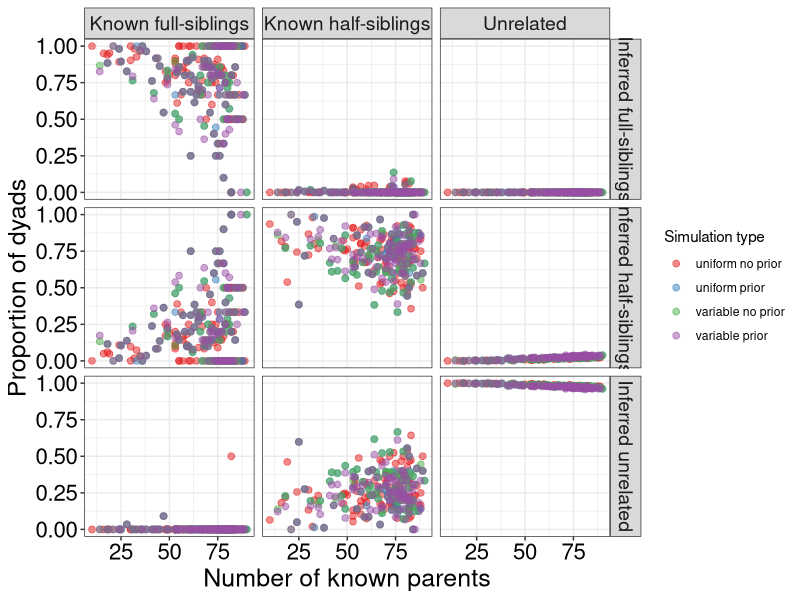
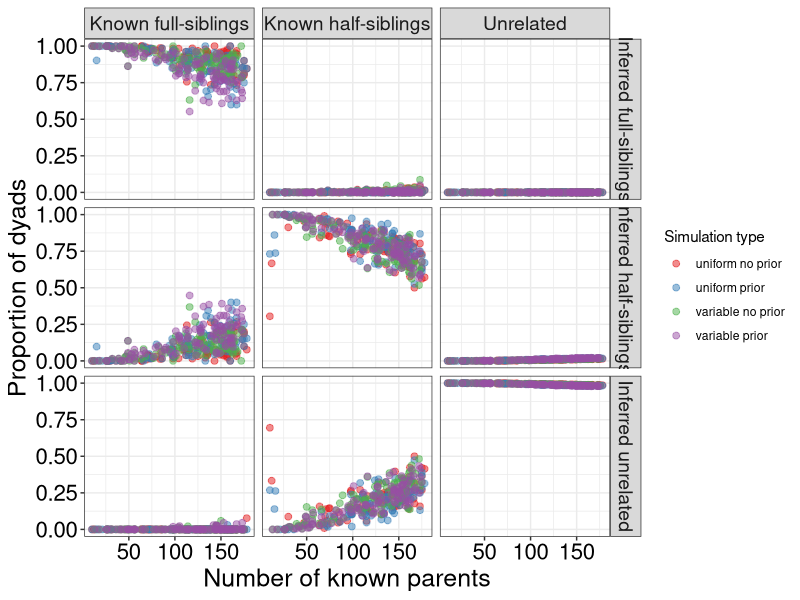
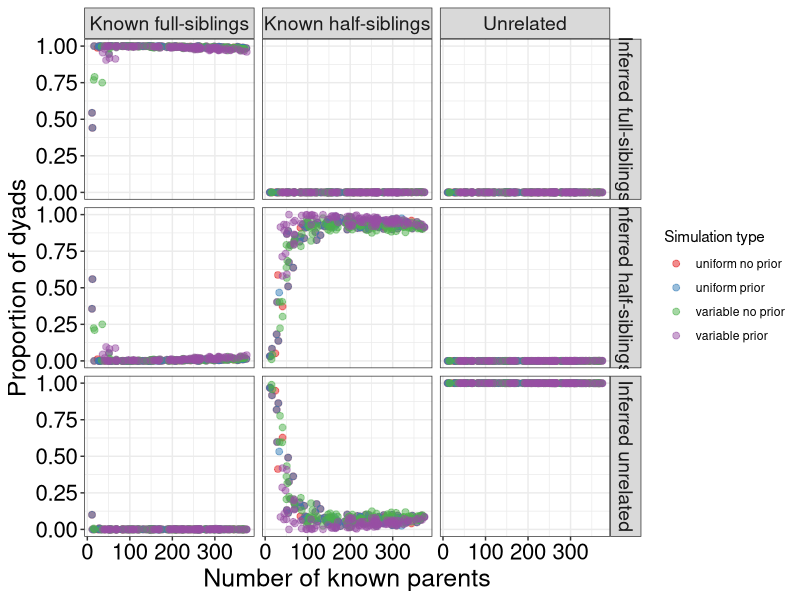
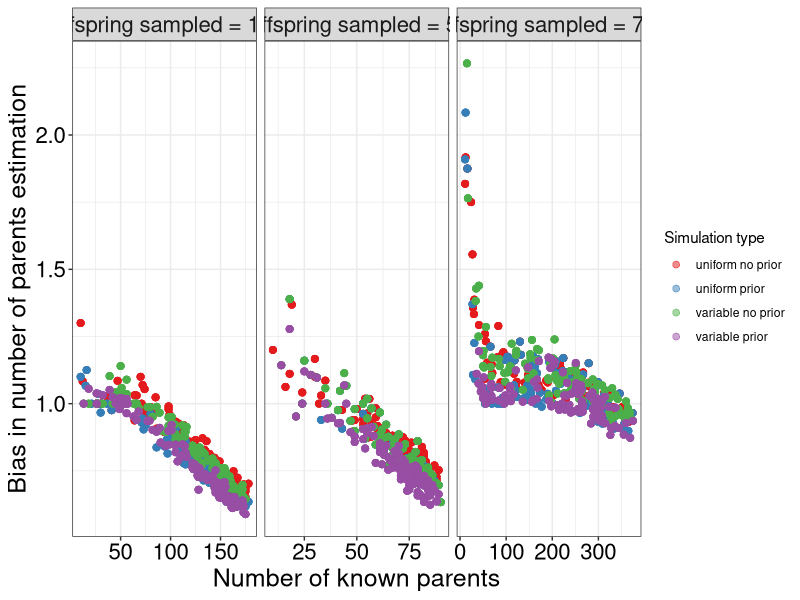

Here is the R script that generated these plots, in order:
#originally created on: Jan 14, 2019
#by: Nick Sard

#ABOUT: This script was written to analyze information from confusion matrices 
# to understand how full and half sib dyad inferences are correct/incorrect, and if incorrect, what type of 
#mistake was made - e.g. if a full-sib dyad was incorrectly identified, was it called a half-sib or unrelated dyad instead?
#and outputs (compares estiamtes for a number of paramters to real values) from power simulations 
#are used to determine how confusion correlations with an increase in true parents, as well as 
#the magnitude of the bias

#loading in libraries
library(tidyverse)

#loading my own functions
# - none - 

#setting working directory and reading in data
setwd("C:/Users/sard/Google Drive/R/Projects/Hunter_2019_sturegon_simulations/Step 3 - Post-processing")

#For each simulation, all information associated with their respective Best Configuration files are post.processed on a Linux individually
#I took all of that information and created a single file that contains all relavent information for each simulation

#reading in combined output file
df <- read.table(file = "Input/all.simulation.output.long.form.combined.txt",header = T,sep = "\t",stringsAsFactors = F)
head(df, n = 20)

################
### graphics ###
################

#confusion matrix of dyads
tiff(filename = "Output/confusion.matrix.50.figure.color.tiff",width = 11,height = 8,units = "in",res = 300)
ggplot(df %>% filter(noff == "50"), aes(x=real,y=val,color=type))+
  facet_grid(inferred~real.type)+
  geom_point(size=2,alpha=.5)+
  scale_color_brewer(palette = "Set1")+
  theme_bw()+
  labs(x="Number of known parents",y="Proportion of dyads",color="Simulation type")+
  theme(axis.title = element_text(size=18),
        axis.text = element_text(size=16,color="black"),
        strip.text = element_text(size=14))
dev.off()

#confusion matrix of dyads
tiff(filename = "Output/confusion.matrix.125.figure.color.tiff",width = 11,height = 8,units = "in",res = 300)
ggplot(df %>% filter(noff == "125"), aes(x=real,y=val,color=type))+
  facet_grid(inferred~real.type)+
  geom_point(size=2,alpha=.5)+
  scale_color_brewer(palette = "Set1")+
  theme_bw()+
  labs(x="Number of known parents",y="Proportion of dyads",color="Simulation type")+
  theme(axis.title = element_text(size=18),
        axis.text = element_text(size=16,color="black"),
        strip.text = element_text(size=14))
dev.off()

#confusion matrix of dyads
tiff(filename = "Output/confusion.matrix.750.figure.color.tiff",width = 11,height = 8,units = "in",res = 300)
ggplot(df %>% filter(noff == "750"), aes(x=real,y=val,color=type))+
  facet_grid(inferred~real.type)+
  geom_point(size=2,alpha=.5)+
  scale_color_brewer(palette = "Set1")+
  theme_bw()+
  labs(x="Number of known parents",y="Proportion of dyads",color="Simulation type")+
  theme(axis.title = element_text(size=18),
        axis.text = element_text(size=16,color="black"),
        strip.text = element_text(size=14))
dev.off()

head(df)
#the relationship between the real number of parents and the estimate based on the pedigree, as the real number increases
tiff(filename = "Output/bias.figure.color.tiff",width = 11,height = 8,units = "in",res = 300)
ggplot(df, aes(x=real,y=ratio,color= type))+
  facet_wrap(~noff2,scales = "free_x")+
  geom_point(size=2,alpha=.5)+
  scale_color_brewer(palette = "Set1")+
#  geom_smooth(method = "lm",se = F)+
  theme_bw()+
  labs(x="Number of known parents",y="Bias in number of parents estimation",color="Simulation type")+
  theme(axis.title = element_text(size=18),
        axis.text = element_text(size=16,color="black"),
        strip.text = element_text(size=16))
dev.off()

#fin!